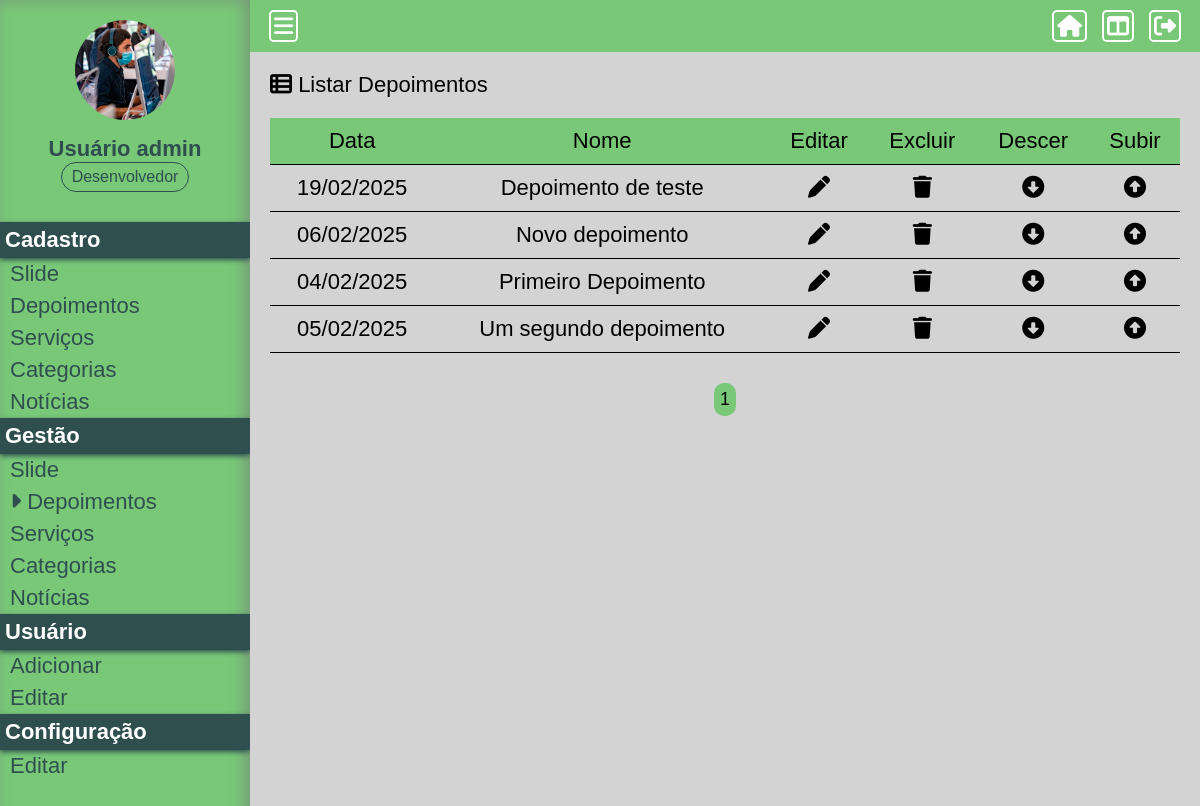
The page /Projeto01/painel/gerir-depoimento (signed in) on the database its author committed.
### Projeto01/assets/classes/MySql.php (called while the page is built)
<?php
    class MySql {
        private static $pdo;
        public static function conectar() {
            if(self::$pdo == null) {
                try {
                    self::$pdo = new PDO('mysql:host='.HOST.';dbname='.DATABASE, USER, PASSWORD, array(PDO::MYSQL_ATTR_INIT_COMMAND => "SET NAMES utf8"));
                    self::$pdo -> setAttribute(PDO::ATTR_ERRMODE, PDO::ERRMODE_EXCEPTION);
                } catch(\Throwable $th) {
                    echo '<h4>Não foi possível realizar a conexão com o banco de dados</h4>';
                }
            }
            return self::$pdo;
        }
    }
?>

### Projeto01/assets/classes/Util.php (called while the page is built, shortened)
<?php
	class Util {
		public static function dateFormat($date) {
			$data = explode('-', $date);
			$data = $data[2].'/'.$data[1].'/'.$data[0];
			return $data;
		}
	}
?>

### Projeto01/painel/pages/gerir-depoimento.php (the view, shortened to what this page needs)
<?php
	$paginaAtual = isset($_GET['pagina']) ? (int) $_GET['pagina'] : 1;
	$porPagina = 5;
	$depoimentos = Painel::getAll(TABELA_DEPOIMENTOS, (($paginaAtual - 1)*$porPagina), $porPagina);
?>
<div class="box-content">
	<h2><i class="fa-solid fa-table-list"></i> Listar Depoimentos</h2>
	<div class="wraper-table">
		<table>
			<tr>
				<td>Data</td>
				<td>Nome</td>
				<td>Editar</td>
				<td>Excluir</td>
				<td>Descer</td>
				<td>Subir</td>
			</tr>
			<?php foreach($depoimentos as $key => $value) {?>
			<tr>
				<td><?php echo Util::dateFormat($value['data'])?></td>
				<td><?php echo $value['nome'];?></td>
				<td><a href="<?php echo INCLUDE_PATH_PAINEL ?>editar-depoimento?id=<?php echo $value['id'];?>" class="edit"><i class="fa-solid fa-pen"></i></a></td>
				<td><a actionBtn="delete" href="<?php echo INCLUDE_PATH_PAINEL ?>gerir-depoimento?excluir=<?php echo $value['id'];?>" class="delete"><i class="fa-solid fa-trash"></i></a></td>
				<td><a href="<?php echo INCLUDE_PATH_PAINEL;?>gerir-depoimento?order=up&id=<?php echo $value['id'];?>" class="order-down"><i class="fa-solid fa-circle-down"></i></a></td>
				<td><a href="<?php echo INCLUDE_PATH_PAINEL;?>gerir-depoimento?order=down&id=<?php echo $value['id'];?>" class="order-up"><i class="fa-solid fa-circle-up"></i></a></td>
			</tr>
			<?php }?>
		</table>
	</div>
	<div class="paginacao">
		<?php
		$totalPaginas = ceil(count(Painel::getAll(TABELA_DEPOIMENTOS)) / $porPagina);
		for($i = 1; $i <= $totalPaginas; $i++) {
			if($i == $paginaAtual)
				echo '<a href="'.INCLUDE_PATH_PAINEL.'gerir-depoimento?pagina='.$i.'" class="page-selected">'.$i.'</a>';
			else
				echo '<a href="'.INCLUDE_PATH_PAINEL.'gerir-depoimento?pagina='.$i.'">'.$i.'</a>';
		}
		?>
	</div>
</div>

### Projeto01/painel/css/style.css (style rules this page uses)
* { margin: 0; padding: 0; box-sizing: border-box; font-size: 22px; font-family: sans-serif; }
html, body { height: 100%; background-color: lightgrey; }
.box-content { padding: 20px; }
.box-content h2 { font-weight: 300; font: 22px; }
table { margin: 20px 0; width: 100%; border-collapse: collapse; text-align: center; }
table tr:nth-of-type(1) { background-color: rgb(120, 200, 120); }
table tr { border-bottom: 1px solid black; }
table td { padding: 10px; }
.edit, .delete, .order-up, .order-down { color: black; padding: 10px; }
.paginacao { margin: 10px 0; text-align: center;; }
.paginacao a { font-size: 18px; margin: 0 5px; display: inline-block; padding: 6px; border-radius: 10px; background-color: lightsteelblue; text-decoration: none; color: black; }
.paginacao a.page-selected { background-color: rgb(120, 200, 120); }
.wraper-table { overflow: auto; }

### rows shown on the page
tb_admin.depoimentos: data "19/02/2025", nome "Depoimento de teste"
tb_admin.depoimentos: data "06/02/2025", nome "Novo depoimento"
tb_admin.depoimentos: data "04/02/2025", nome "Primeiro Depoimento"
tb_admin.depoimentos: data "05/02/2025", nome "Um segundo depoimento"

### other values the page prints
$_SESSION['nome'] "Usuário admin"
Painel::pegaCargo($_SESSION['cargo']) "Desenvolvedor"
